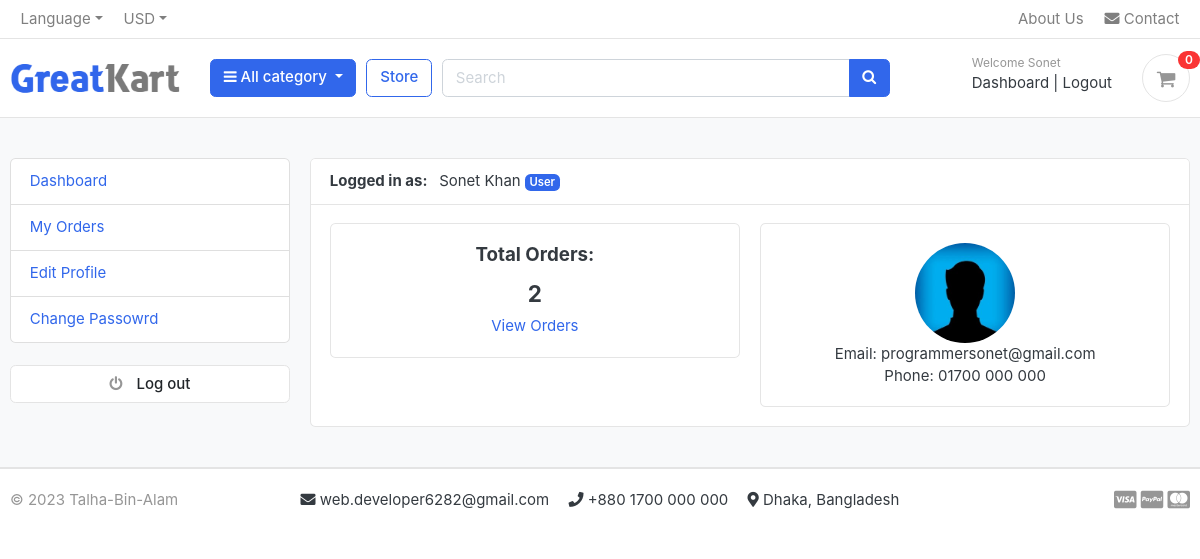
The page /accounts/dashboard/ (signed in) on the database its author committed.
### accounts/models.py (models this page shows, shortened)
class Account(AbstractBaseUser):
    first_name = models.CharField(max_length=50)
    last_name = models.CharField(max_length=50)
    username = models.CharField(max_length=50, unique=True)
    email = models.EmailField(unique=True)
    phone_number = models.CharField(max_length=50)
    date_joined = models.DateTimeField(auto_now_add=True)
    last_login = models.DateTimeField(auto_now_add=True)
    is_admin = models.BooleanField(default=False)
    is_staff = models.BooleanField(default=False)
    is_active = models.BooleanField(default=False)
    is_superadmin = models.BooleanField(default=False)
    USERNAME_FIELD = 'email'
    REQUIRED_FIELDS = ['username', 'first_name', 'last_name']
    objects = MyAccountManager()
    def full_name(self):
        return f'{self.first_name} {self.last_name}'

class UserProfile(models.Model):
    user = models.OneToOneField(Account, on_delete=models.CASCADE)
    address_line1 = models.CharField(max_length=100, blank=True)
    address_line2 = models.CharField(max_length=100, blank=True)
    profile_picture = models.ImageField(upload_to='userprofile/', blank=True, default='userprofile/default_profile_picture.jpg')
    city = models.CharField(max_length=50, blank=True)
    district = models.CharField(max_length=50, blank=True)
    country = models.CharField(max_length=50, blank=True)

### accounts/views.py (the view)
# urls.py: path('dashboard/', views.dashboard, name='dashboard'),
@login_required
def dashboard(request):
    orders = Order.objects.order_by('-created_at').filter(user_id=request.user.id, is_ordered=True)
    try:
        userprofile = UserProfile.objects.get(user=request.user)
    except UserProfile.DoesNotExist:
        userprofile = UserProfile(user=request.user)
        userprofile.save()
    if not userprofile.profile_picture:
        userprofile.profile_picture = 'userprofile/default_profile_picture.jpg'
    orders_count = orders.count()
    is_active = request.user.is_active
    is_admin = request.user.is_superadmin
    context = {
        'orders_count': orders_count,
        'userprofile': userprofile,
        'is_active': is_active,
        'is_admin': is_admin
    }
    return render(request, 'accounts/dashboard.html', context)

### carts/context_processors.py (called while the page is built)
def counter(request):
    cart_count = 0
    if 'admin' in request.path:
        return {}
    else:
        try:
            cart = Cart.objects.filter(cart_id=_cart_id(request))
            if request.user.is_authenticated:
                cart_items = CartItem.objects.all().filter(user=request.user)
            else:
                cart_items = CartItem.objects.all().filter(cart=cart[:1])
            for cart_item in cart_items:
                cart_count += cart_item.quantity
        except Cart.DoesNotExist:
            cart_item = 0
    return dict(cart_count=cart_count)

### carts/views.py (called while the page is built)
def _cart_id(request):
    cart = request.session.session_key
    if not cart:
        cart = request.session.create()
    return cart

### category/context_processors.py (called while the page is built)
def menu_links(request):
    links = Category.objects.all()
    return dict(links=links)

### category/models.py (called while the page is built)
    def get_url(self):
        return reverse('products_by_category', args=[self.slug])

### templates/accounts/dashboard.html (shortened to what this page needs)
{% extends 'base.html' %}
{% block content %}
<section class="section-conten padding-y bg">
    <div class="container">
        <div class="row">
        {% include 'includes/dashboard_sidebar.html' %}
        <main class="col-md-9">
            <article class="card">
                <header class="card-header">
                    <strong class="d-inline-block mr-2">Logged in as:</strong>
                    <span>{{ user.full_name }}</span>
                    {% if is_superuser %}
                        <span class="badge badge-success">Superuser</span>
                    {% elif is_admin %}
                        <span class="badge badge-info">Admin</span>
                    {% else %}
                        <span class="badge badge-primary">User</span>
                    {% endif %}
                </header>
            <div class="card-body">
                <div class="row">
                    <div class="col-md-6">
                        <div class="card" style="text-align: center;">
                            <div class="card-body">
                                <h5 class="card-title">Total Orders:</h5>
                                <h4>{{orders_count}}</h4>
                                <a href="{% url 'my_orders' %}">View Orders</a>
                            </div>
                        </div>
                    </div>
                    <div class="col-md-6">
                        <div class="card" style="text-align: center;">
                            <div class="card-body">
                                {% if userprofile.profile_picture %}
                                <img src="{{ userprofile.profile_picture.url }}" alt="Profile Picture" width="100" style="border-radius: 50px;">
                              {% else %}
                                <img src="{{ MEDIA_URL }}userprofile/default_profile_picture.jpg" alt="Default Profile Picture" width="100" style="border-radius: 50px;">
                              {% endif %}
                                <p class="mb-0">Email: {{ user.email }}</p>
                                <p>Phone: {{ user.phone_number }}</p>
                            </div>
                        </div>
                    </div>
                </div>
            </div>
            </article>
        </main>
    </div>
    </div>
    </section>
{% endblock content %}

### templates/includes/navbar.html (shortened to what this page needs)
{% load static %}
<header class="section-header">
    <nav class="navbar p-md-0 navbar-expand-sm navbar-light border-bottom">
        <div class="container">
            <div class="collapse navbar-collapse" id="navbarTop4">
                <ul class="navbar-nav mr-auto">
                    <li class="nav-item dropdown">
                        <a href="#" class="nav-link dropdown-toggle" data-toggle="dropdown">Language</a>
                    </li>
                    <li class="nav-item dropdown">
                        <a href="#" class="nav-link dropdown-toggle" data-toggle="dropdown">USD</a>
                    </li>
                </ul>
                <ul class="navbar-nav">
                    <a href="{% url 'about' %}" class="nav-link">  About Us</a>
                    <a href="{% url 'contact' %}" class="nav-link"> <i class="fas fa-envelope"></i> Contact</a>
                </ul>
            </div>
        </div>
    </nav>
    <section class="header-main border-bottom">
        <div class="container">
            <div class="row align-items-center">
                <div class="col-lg-2 col-md-3 col-6">
                    <a href="/" class="brand-wrap">
                        <img class="logo" src="{% static 'images/logo.png' %}">
                    </a>
                </div>
                <div class="col-lg col-sm col-md col-6 flex-grow-0">
                    <div class="category-wrap dropdown d-inline-block float-right">
                        <button type="button" class="btn btn-primary dropdown-toggle" data-toggle="dropdown">
                            <i class="fa fa-bars"></i> All category
                        </button>
                    </div>
                </div>
                <a href="{% url 'store' %}" class="btn btn-outline-primary">Store</a>
                <div class="col-lg  col-md-6 col-sm-12 col">
                    <form action="{% url 'search' %}" class="search" method="GET">
                        <div class="input-group w-100">
                            <input type="text" class="form-control" style="width:60%;" placeholder="Search" name="keyword">
                            <div class="input-group-append">
                                <button class="btn btn-primary" type="submit">
                                    <i class="fa fa-search"></i>
                                </button>
                            </div>
                        </div>
                    </form>
                </div>
                <div class="col-lg-3 col-sm-6 col-8 order-2 order-lg-3">
                    <div class="d-flex justify-content-end mb-3 mb-lg-0">
                        {% if user.is_authenticated %}
                        <div class="widget-header">
                            <small class="title text-muted">Welcome {{ user.first_name | capfirst }}</small>
                            <div>
                                <a href="{% url 'dashboard' %}">Dashboard</a> <span class="dark-transp"> | </span>
                                <a href="{% url 'logout' %}">Logout</a>
                            </div>
                        </div>
                    {% endif %}
                        <a href="{% url 'cart' %}" class="widget-header pl-3 ml-3">
                            <div class="icon icon-sm rounded-circle border"><i class="fa fa-shopping-cart"></i>
                            </div>
                            <span class="badge badge-pill badge-danger notify">{{cart_count}}</span>
                        </a>
                    </div>
                </div>
            </div>
        </div>
    </section>
</header>

### static/css/ui.css (style rules this page uses)
html { font-family: "Inter", sans-serif; font-size: 15px; }
.icon-xs, .icon-sm, .icon-md, .icon-lg { display: inline-block; text-align: center; flex-shrink: 0; flex-grow: 0; }
.icon-sm { width: 48px; height: 48px; line-height: 48px !important; font-size: 20px; }
.padding-y { padding-top: 40px; padding-bottom: 40px; }
article:after, .form-group:after { display: block; clear: both; content: ""; }
.bg { background-color: #f8f9fa; }
p:last-child { margin-bottom: 0; }
.header-main { position: relative; padding-top: 1rem; padding-bottom: 1rem; }
.brand-wrap .logo, .navbar-brand .logo { margin-right: 7px; max-height: 42px; display: inline-block; }
.widget-header { display: inline-block; vertical-align: middle; position: relative; }
.widget-header a { color: #343a40; }
.widget-header i { color: #969696; }
.widget-header .title { display: block; }
.widget-header .notify { position: absolute; top: -3px; right: -10px; }
.notify { position: absolute; top: -4px; right: -10px; display: inline-block; padding: 0.25em 0.6em; font-size: 12px; line-height: 1; text-align: center; border-radius: 3rem; color: #fff; background-color: #fa3434; }

### rows shown on the page
Account: first_name "Sonet", full_name "Sonet Khan", email "programmersonet@gmail.com", phone_number "01700 000 000"
UserProfile: profile_picture (picture)

### other values the page prints
{{ cart_count }} "0"
{{ orders_count }} "2"
